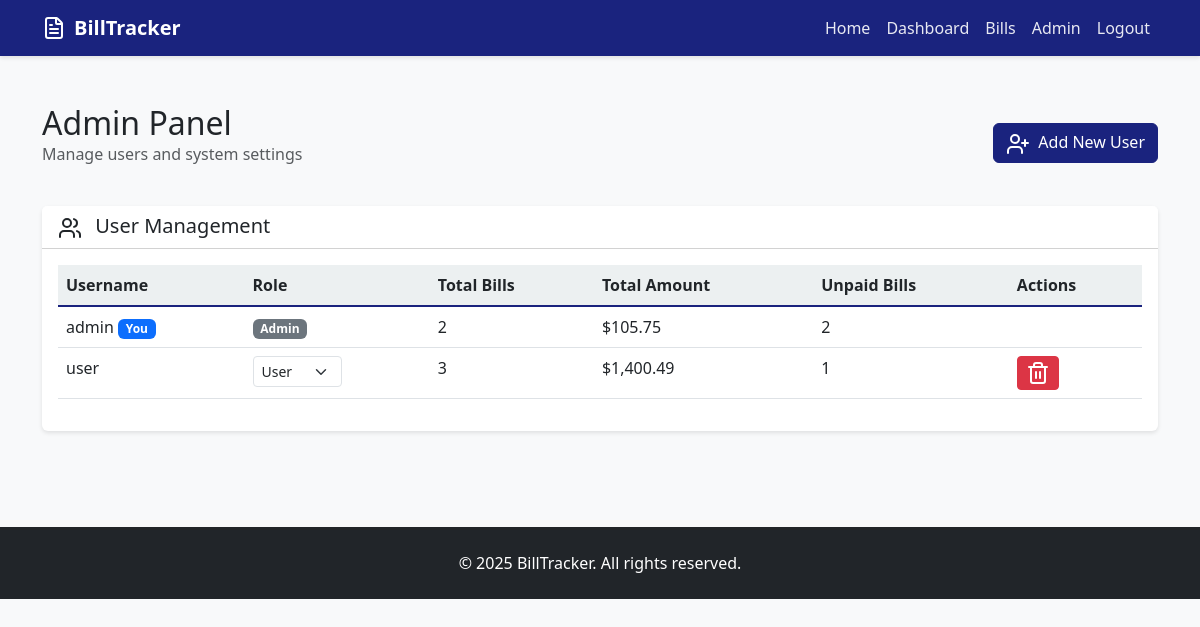
/index.php?page=admin (signed in), run on the app's committed database.
### tables this page shows
CREATE TABLE `users` (
  `id` int(11) NOT NULL AUTO_INCREMENT,
  `username` varchar(50) NOT NULL UNIQUE,
  `password_hash` varchar(255) NOT NULL,
  `role` enum('admin','user') NOT NULL DEFAULT 'user',
  `created_at` timestamp NOT NULL DEFAULT CURRENT_TIMESTAMP,
  PRIMARY KEY (`id`)
);

### index.php (called while the page is built, shortened)
<?php
$page = $_GET['page'] ?? 'home';
$routes = [
    'home'      => __DIR__ . '/pages/home.php',
    'login'     => __DIR__ . '/pages/login.php',
    'register'  => __DIR__ . '/pages/register.php',
    'dashboard' => __DIR__ . '/pages/dashboard.php',
    'bills'     => __DIR__ . '/pages/bills.php',
    'logout'    => __DIR__ . '/pages/logout.php',
    'admin'     => __DIR__ . '/pages/admin.php',
];
$content = $routes[$page] ?? $routes['home'];
include $content;

### pages/admin.php (the view, shortened to what this page needs)
<?php
$stmt = $conn->prepare("SELECT id, username, role FROM users ORDER BY username");
$stmt->execute();
$users = $stmt->get_result()->fetch_all(MYSQLI_ASSOC);
$stmt = $conn->prepare("
    SELECT
        u.id,
        COUNT(b.id) as total_bills,
        COALESCE(SUM(b.amount), 0) as total_amount,
        COUNT(CASE WHEN b.status = 'unpaid' THEN 1 END) as unpaid_bills
    FROM users u
    LEFT JOIN bills b ON u.id = b.user_id
    GROUP BY u.id
");
$stmt->execute();
$userStats = $stmt->get_result()->fetch_all(MYSQLI_ASSOC);
$userStats = array_column($userStats, null, 'id');
?>
<?php include 'includes/header.php'; ?>
<div class="container py-5">
    <div class="d-flex justify-content-between align-items-center mb-4">
        <div>
            <h1 class="h2 mb-0">Admin Panel</h1>
            <p class="text-muted">Manage users and system settings</p>
        </div>
        <button type="button" class="btn btn-primary" data-bs-toggle="modal" data-bs-target="#addUserModal">
            <i data-lucide="user-plus" class="me-1"></i> Add New User
        </button>
    </div>
    <div class="card">
        <div class="card-header bg-white">
            <h3 class="h5 mb-0">
                <i data-lucide="users" class="me-2"></i>
                User Management
            </h3>
        </div>
        <div class="card-body">
            <?php if (empty($users)): ?>
                <div class="text-center py-4">
                    <p class="text-muted">No users found.</p>
                </div>
            <?php else: ?>
                <div class="table-responsive">
                    <table class="table table-hover">
                        <thead>
                            <tr>
                                <th>Username</th>
                                <th>Role</th>
                                <th>Total Bills</th>
                                <th>Total Amount</th>
                                <th>Unpaid Bills</th>
                                <th>Actions</th>
                            </tr>
                        </thead>
                        <tbody>
                            <?php foreach ($users as $user): ?>
                                <tr>
                                    <td>
                                        <?php echo htmlspecialchars($user['username']); ?>
                                        <?php if ($user['id'] == $_SESSION['user_id']): ?>
                                            <span class="badge bg-primary">You</span>
                                        <?php endif; ?>
                                    </td>
                                    <td>
                                        <?php if ($user['id'] != $_SESSION['user_id']): ?>
                                            <select class="form-select form-select-sm w-auto"
                                                    onchange="updateUserRole(<?php echo $user['id']; ?>, this.value)">
                                                <option value="user" <?php echo $user['role'] === 'user' ? 'selected' : ''; ?>>User</option>
                                            </select>
                                        <?php else: ?>
                                            <span class="badge bg-secondary"><?php echo ucfirst($user['role']); ?></span>
                                        <?php endif; ?>
                                    </td>
                                    <td><?php echo $userStats[$user['id']]['total_bills'] ?? 0; ?></td>
                                    <td>$<?php echo number_format($userStats[$user['id']]['total_amount'] ?? 0, 2); ?></td>
                                    <td><?php echo $userStats[$user['id']]['unpaid_bills'] ?? 0; ?></td>
                                    <td>
                                        <?php if ($user['id'] != $_SESSION['user_id']): ?>
                                            <button type="button" class="btn btn-sm btn-danger"
                                                    onclick="deleteUser(<?php echo $user['id']; ?>, '<?php echo htmlspecialchars($user['username']); ?>')">
                                                <i data-lucide="trash-2"></i>
                                            </button>
                                        <?php endif; ?>
                                    </td>
                                </tr>
                            <?php endforeach; ?>
                        </tbody>
                    </table>
                </div>
            <?php endif; ?>
        </div>
    </div>
</div>
<?php include 'includes/footer.php'; ?>

### css/styles.css (style rules this page uses)
:root { --primary: #2c3e50; --secondary: #34495e; --accent: #e74c3c; --success: #27ae60; --warning: #f39c12; --danger: #c0392b; --light: #ecf0f1; --dark: #2c3e50; }
body { background-color: #f8f9fa; }
.btn-primary { background-color: #1a237e; border-color: #1a237e; }
.card { border: none; box-shadow: 0 2px 4px rgba(0,0,0,0.1); transition: transform 0.2s; }
.table thead th { background-color: var(--light); border-bottom: 2px solid #1a237e; }

### data on the page
users: username "admin", shows "You", role "Admin", total_bills "2", total_amount "105.75", unpaid_bills "2"
users: username "user", role+id "User", total_bills "3", total_amount "1,400.49", unpaid_bills "1"
